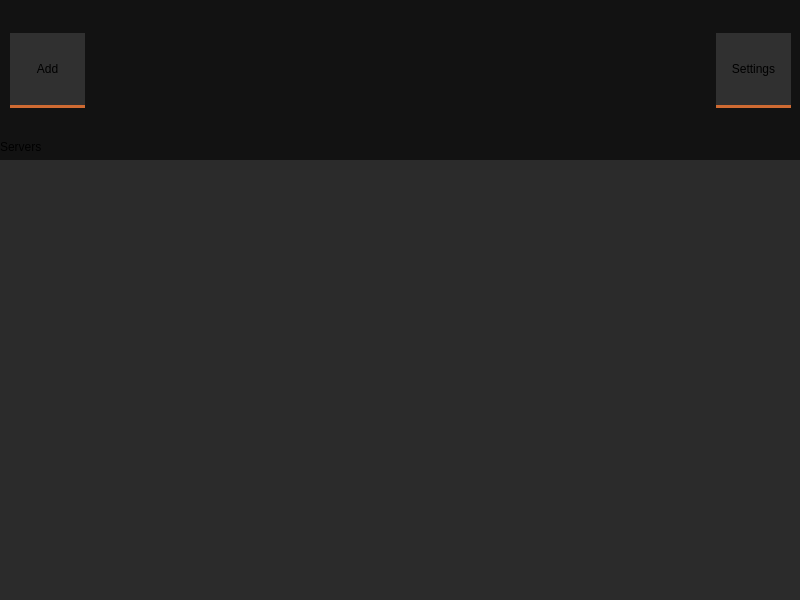
<?xml version="1.0" encoding="UTF-8"?>
<ui version="4.0">
 <class>MainWindow</class>
 <widget class="QMainWindow" name="MainWindow">
  <property name="geometry">
   <rect>
    <x>0</x>
    <y>0</y>
    <width>800</width>
    <height>600</height>
   </rect>
  </property>
  <property name="minimumSize">
   <size>
    <width>800</width>
    <height>600</height>
   </size>
  </property>
  <property name="maximumSize">
   <size>
    <width>800</width>
    <height>600</height>
   </size>
  </property>
  <property name="palette">
   <palette>
    <active>
     <colorrole role="WindowText">
      <brush brushstyle="SolidPattern">
       <color alpha="255">
        <red>255</red>
        <green>255</green>
        <blue>255</blue>
       </color>
      </brush>
     </colorrole>
     <colorrole role="Button">
      <brush brushstyle="SolidPattern">
       <color alpha="255">
        <red>207</red>
        <green>106</green>
        <blue>50</blue>
       </color>
      </brush>
     </colorrole>
     <colorrole role="Dark">
      <brush brushstyle="SolidPattern">
       <color alpha="255">
        <red>92</red>
        <green>92</green>
        <blue>92</blue>
       </color>
      </brush>
     </colorrole>
     <colorrole role="Mid">
      <brush brushstyle="SolidPattern">
       <color alpha="255">
        <red>127</red>
        <green>127</green>
        <blue>127</blue>
       </color>
      </brush>
     </colorrole>
     <colorrole role="Base">
      <brush brushstyle="SolidPattern">
       <color alpha="255">
        <red>30</red>
        <green>30</green>
        <blue>30</blue>
       </color>
      </brush>
     </colorrole>
     <colorrole role="Window">
      <brush brushstyle="SolidPattern">
       <color alpha="255">
        <red>18</red>
        <green>18</green>
        <blue>18</blue>
       </color>
      </brush>
     </colorrole>
     <colorrole role="Highlight">
      <brush brushstyle="SolidPattern">
       <color alpha="255">
        <red>207</red>
        <green>106</green>
        <blue>50</blue>
       </color>
      </brush>
     </colorrole>
     <colorrole role="LinkVisited">
      <brush brushstyle="SolidPattern">
       <color alpha="255">
        <red>255</red>
        <green>158</green>
        <blue>105</blue>
       </color>
      </brush>
     </colorrole>
     <colorrole role="AlternateBase">
      <brush brushstyle="SolidPattern">
       <color alpha="255">
        <red>45</red>
        <green>45</green>
        <blue>45</blue>
       </color>
      </brush>
     </colorrole>
     <colorrole role="ToolTipBase">
      <brush brushstyle="SolidPattern">
       <color alpha="255">
        <red>97</red>
        <green>97</green>
        <blue>97</blue>
       </color>
      </brush>
     </colorrole>
    </active>
    <inactive>
     <colorrole role="WindowText">
      <brush brushstyle="SolidPattern">
       <color alpha="255">
        <red>255</red>
        <green>255</green>
        <blue>255</blue>
       </color>
      </brush>
     </colorrole>
     <colorrole role="Button">
      <brush brushstyle="SolidPattern">
       <color alpha="255">
        <red>207</red>
        <green>106</green>
        <blue>50</blue>
       </color>
      </brush>
     </colorrole>
     <colorrole role="Dark">
      <brush brushstyle="SolidPattern">
       <color alpha="255">
        <red>92</red>
        <green>92</green>
        <blue>92</blue>
       </color>
      </brush>
     </colorrole>
     <colorrole role="Mid">
      <brush brushstyle="SolidPattern">
       <color alpha="255">
        <red>127</red>
        <green>127</green>
        <blue>127</blue>
       </color>
      </brush>
     </colorrole>
     <colorrole role="Base">
      <brush brushstyle="SolidPattern">
       <color alpha="255">
        <red>30</red>
        <green>30</green>
        <blue>30</blue>
       </color>
      </brush>
     </colorrole>
     <colorrole role="Window">
      <brush brushstyle="SolidPattern">
       <color alpha="255">
        <red>18</red>
        <green>18</green>
        <blue>18</blue>
       </color>
      </brush>
     </colorrole>
     <colorrole role="Highlight">
      <brush brushstyle="SolidPattern">
       <color alpha="255">
        <red>207</red>
        <green>106</green>
        <blue>50</blue>
       </color>
      </brush>
     </colorrole>
     <colorrole role="LinkVisited">
      <brush brushstyle="SolidPattern">
       <color alpha="255">
        <red>255</red>
        <green>158</green>
        <blue>105</blue>
       </color>
      </brush>
     </colorrole>
     <colorrole role="AlternateBase">
      <brush brushstyle="SolidPattern">
       <color alpha="255">
        <red>45</red>
        <green>45</green>
        <blue>45</blue>
       </color>
      </brush>
     </colorrole>
     <colorrole role="ToolTipBase">
      <brush brushstyle="SolidPattern">
       <color alpha="255">
        <red>97</red>
        <green>97</green>
        <blue>97</blue>
       </color>
      </brush>
     </colorrole>
    </inactive>
    <disabled>
     <colorrole role="WindowText">
      <brush brushstyle="SolidPattern">
       <color alpha="255">
        <red>92</red>
        <green>92</green>
        <blue>92</blue>
       </color>
      </brush>
     </colorrole>
     <colorrole role="Button">
      <brush brushstyle="SolidPattern">
       <color alpha="255">
        <red>207</red>
        <green>106</green>
        <blue>50</blue>
       </color>
      </brush>
     </colorrole>
     <colorrole role="Dark">
      <brush brushstyle="SolidPattern">
       <color alpha="255">
        <red>92</red>
        <green>92</green>
        <blue>92</blue>
       </color>
      </brush>
     </colorrole>
     <colorrole role="Mid">
      <brush brushstyle="SolidPattern">
       <color alpha="255">
        <red>127</red>
        <green>127</green>
        <blue>127</blue>
       </color>
      </brush>
     </colorrole>
     <colorrole role="Text">
      <brush brushstyle="SolidPattern">
       <color alpha="255">
        <red>92</red>
        <green>92</green>
        <blue>92</blue>
       </color>
      </brush>
     </colorrole>
     <colorrole role="ButtonText">
      <brush brushstyle="SolidPattern">
       <color alpha="255">
        <red>92</red>
        <green>92</green>
        <blue>92</blue>
       </color>
      </brush>
     </colorrole>
     <colorrole role="Base">
      <brush brushstyle="SolidPattern">
       <color alpha="255">
        <red>18</red>
        <green>18</green>
        <blue>18</blue>
       </color>
      </brush>
     </colorrole>
     <colorrole role="Window">
      <brush brushstyle="SolidPattern">
       <color alpha="255">
        <red>18</red>
        <green>18</green>
        <blue>18</blue>
       </color>
      </brush>
     </colorrole>
     <colorrole role="LinkVisited">
      <brush brushstyle="SolidPattern">
       <color alpha="255">
        <red>255</red>
        <green>158</green>
        <blue>105</blue>
       </color>
      </brush>
     </colorrole>
     <colorrole role="AlternateBase">
      <brush brushstyle="SolidPattern">
       <color alpha="255">
        <red>45</red>
        <green>45</green>
        <blue>45</blue>
       </color>
      </brush>
     </colorrole>
     <colorrole role="ToolTipBase">
      <brush brushstyle="SolidPattern">
       <color alpha="255">
        <red>97</red>
        <green>97</green>
        <blue>97</blue>
       </color>
      </brush>
     </colorrole>
    </disabled>
   </palette>
  </property>
  <property name="windowTitle">
   <string>TF2-DedicatedServerManager</string>
  </property>
  <property name="styleSheet">
   <string notr="true">QTabBar::tab {
	border: 0px solid;
	background-color: #2b2b2b;
	padding: 5px;
	border-top-left-radius: 3px;
	border-top-right-radius: 3px;
}

QTabBar::tab:selected {
	background-color: #cf6a32;
}

QTabWidget::pane {
	border: none;
	background-color: #2b2b2b;
}

QPushButton {
	border: none;
border-bottom: 3px solid #cf6a32;
	background-color: #303030;
	font: 13pt &quot;Noto Sans&quot;;
}

QPushButton::hover {
	background-color: #dd7036;
}
QPushButton::pressed {
	background-color: #aa5629;
}</string>
  </property>
  <widget class="QWidget" name="centralwidget">
   <widget class="QWidget" name="verticalLayoutWidget">
    <property name="geometry">
     <rect>
      <x>0</x>
      <y>0</y>
      <width>802</width>
      <height>642</height>
     </rect>
    </property>
    <layout class="QVBoxLayout" name="verticalLayout">
     <property name="spacing">
      <number>0</number>
     </property>
     <property name="sizeConstraint">
      <enum>QLayout::SizeConstraint::SetFixedSize</enum>
     </property>
     <property name="topMargin">
      <number>0</number>
     </property>
     <property name="rightMargin">
      <number>0</number>
     </property>
     <property name="bottomMargin">
      <number>0</number>
     </property>
     <item>
      <widget class="QWidget" name="widget" native="true">
       <property name="minimumSize">
        <size>
         <width>800</width>
         <height>140</height>
        </size>
       </property>
       <property name="maximumSize">
        <size>
         <width>16777215</width>
         <height>140</height>
        </size>
       </property>
       <widget class="QWidget" name="horizontalLayoutWidget">
        <property name="geometry">
         <rect>
          <x>10</x>
          <y>20</y>
          <width>781</width>
          <height>102</height>
         </rect>
        </property>
        <layout class="QHBoxLayout" name="horizontalLayout">
         <property name="spacing">
          <number>6</number>
         </property>
         <item>
          <widget class="QPushButton" name="btnAddServer">
           <property name="minimumSize">
            <size>
             <width>75</width>
             <height>75</height>
            </size>
           </property>
           <property name="maximumSize">
            <size>
             <width>75</width>
             <height>75</height>
            </size>
           </property>
           <property name="text">
            <string>Add</string>
           </property>
          </widget>
         </item>
         <item>
          <spacer name="horizontalSpacer">
           <property name="orientation">
            <enum>Qt::Orientation::Horizontal</enum>
           </property>
           <property name="sizeHint" stdset="0">
            <size>
             <width>40</width>
             <height>20</height>
            </size>
           </property>
          </spacer>
         </item>
         <item>
          <widget class="QPushButton" name="btnSettings">
           <property name="minimumSize">
            <size>
             <width>75</width>
             <height>75</height>
            </size>
           </property>
           <property name="maximumSize">
            <size>
             <width>75</width>
             <height>75</height>
            </size>
           </property>
           <property name="text">
            <string>Settings</string>
           </property>
          </widget>
         </item>
        </layout>
       </widget>
      </widget>
     </item>
     <item>
      <widget class="QLabel" name="label">
       <property name="minimumSize">
        <size>
         <width>800</width>
         <height>20</height>
        </size>
       </property>
       <property name="maximumSize">
        <size>
         <width>16777215</width>
         <height>20</height>
        </size>
       </property>
       <property name="text">
        <string>Servers</string>
       </property>
       <property name="alignment">
        <set>Qt::AlignmentFlag::AlignLeading|Qt::AlignmentFlag::AlignLeft|Qt::AlignmentFlag::AlignTop</set>
       </property>
      </widget>
     </item>
     <item>
      <widget class="QTabWidget" name="tabServers">
       <property name="sizePolicy">
        <sizepolicy hsizetype="Expanding" vsizetype="Expanding">
         <horstretch>0</horstretch>
         <verstretch>0</verstretch>
        </sizepolicy>
       </property>
       <property name="minimumSize">
        <size>
         <width>800</width>
         <height>460</height>
        </size>
       </property>
       <property name="baseSize">
        <size>
         <width>0</width>
         <height>0</height>
        </size>
       </property>
       <property name="layoutDirection">
        <enum>Qt::LayoutDirection::LeftToRight</enum>
       </property>
       <property name="autoFillBackground">
        <bool>true</bool>
       </property>
       <property name="tabPosition">
        <enum>QTabWidget::TabPosition::North</enum>
       </property>
       <property name="currentIndex">
        <number>-1</number>
       </property>
       <property name="elideMode">
        <enum>Qt::TextElideMode::ElideNone</enum>
       </property>
       <property name="tabsClosable">
        <bool>true</bool>
       </property>
       <property name="movable">
        <bool>true</bool>
       </property>
      </widget>
     </item>
    </layout>
   </widget>
  </widget>
 </widget>
 <resources/>
 <connections/>
</ui>
